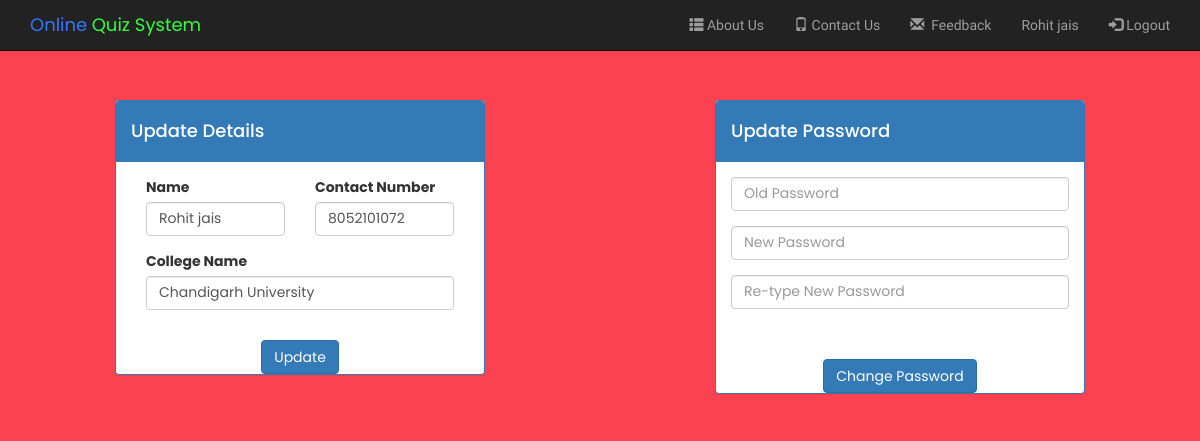
/user_settings.php (signed in), run on the app's committed database.
### tables this page shows
CREATE TABLE `user` (
  `user_id` int(255) NOT NULL,
  `name` varchar(255) NOT NULL,
  `email` varchar(255) NOT NULL,
  `password` varchar(255) NOT NULL,
  `contact` varchar(255) NOT NULL,
  `college` varchar(255) NOT NULL
);

### user_settings.php (the view, shortened to what this page needs)
<?php
require("includes/common.php");
?>
<html>
<head>
    <link rel="stylesheet" href="https://maxcdn.bootstrapcdn.com/bootstrap/3.3.7/css/bootstrap.min.css">
    <link rel="stylesheet" href="style.css">
</head>
<body>
    <?php
    include 'includes/user_header.php';
    ?>
    <div class="ban">
        <br><br><br><br><br>
        <div class="container-fluid" id="content">
            <div class="row ">
                <div class="col-lg-4 col-lg-offset-1 col-md-6 col-md-offset-1">
                    <div class="panel panel-primary" style="font-family:'Poppins'">
                        <div class="panel-heading">
                            <h4>Update Details</h4>
                        </div>
                        <div class="panel-body">
                            <?php
                            $user_id = $_SESSION['user_id'];
                            $que = "SELECT * FROM user WHERE user_id=$user_id";
                            $res = mysqli_query($con, $que) or die(mysqli_error($con));
                            while ($row = mysqli_fetch_array($res)) {
                            ?>
                                <form action="update_user.php?id=<?php echo $user_id; ?>" method="POST">
                                    <div class="form-group col-sm-6 ">
                                        <label for="name">Name</label>
                                        <input class="form-control" name="name" value="<?php echo $row["name"]; ?>" required>
                                    </div>
                                    <div class="form-group col-sm-6">
                                        <label for="contact">Contact Number</label>
                                        <input type="text" class="form-control" name="contact" value="<?php echo $row["contact"]; ?>" required>
                                    </div>
                                    <div class="form-group col-sm-12 ">
                                        <label for="name">College Name</label>
                                        <input class="form-control" name="college" value="<?php echo $row["college"]; ?>" required>
                                    </div>
                                <?php
                            }
                                ?>
                        </div>
                        <center>
                            <button type="submit" name="submit" value="update" class="btn btn-primary">Update</button>
                        </center>
                    </div>
                </div>
                <div class="col-lg-4 col-lg-offset-2 col-md-6 col-md-offset-1">
                    <div class="panel panel-primary" style="font-family:'Poppins'">
                        <div class="panel-heading">
                            <h4>Update Password</h4>
                        </div>
                        <div class="panel-body">
                            <form action="user_settings_script.php" method="POST">
                                <div class="form-group">
                                    <input type="password" class="form-control" name="old-password" placeholder="Old Password" required>
                                </div>
                                <div class="form-group">
                                    <input type="password" class="form-control" name="password" placeholder="New Password" required>
                                </div>
                                <div class="form-group">
                                    <input type="password" class="form-control" name="password1" placeholder="Re-type New Password" required>
                                </div>
                        </div>
                        <br>
                        <center> <button type="submit" class="btn btn-primary">Change Password</button></center>
                    </div>
                </div>
            </div>
        </div>
        <br><br><br><br><br><br><br><br><br><br><br><br><br><br><br><br><br>
    </div>
</body>
</html>

### style.css (style rules this page uses)
body, html { width: 100%; height: 100%; }
body { width: 100%; height: 100%; }
.ban { background-color: #fa4251; }
.row { display: flex; }

### data on the page
user: name "Rohit jais", contact "8052101072", college "Chandigarh University"

### other printed values
$_SESSION['name'] "Rohit jais"
